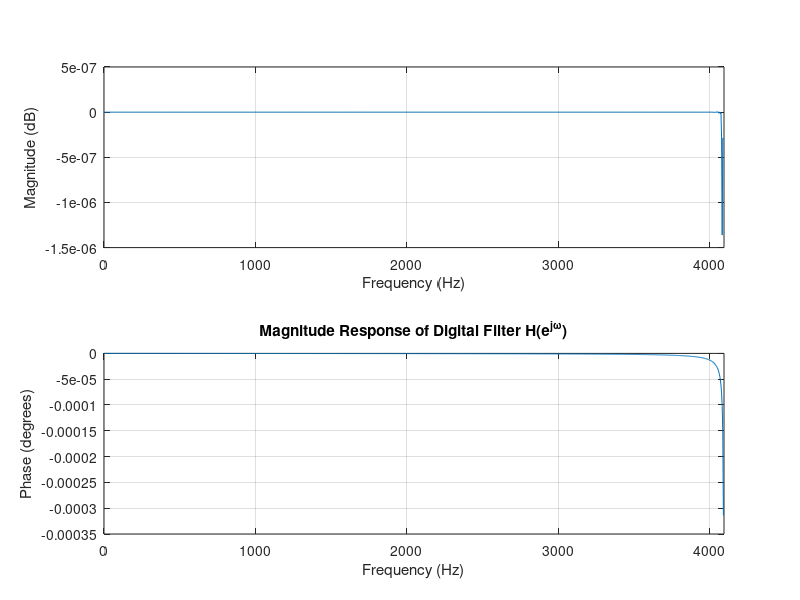

The MATLAB script that drew this image: (Note: this script raises an error after producing the figure.)
clc;
close all;
clear all;

% Step 1: Load the data from the file 'sig_2.mat'
load('sig_2.mat', 'Fs', 'z', 'y'); % Load sampling frequency, z, and y

% Step 2: Define filter specifications
A_p = 5; % Passband attenuation in dB
A_s = 20; % Stopband attenuation in dB
Omega_p = 3600 * 2 * pi; % Passband frequency in rad/sec
Omega_s = 3800 * 2 * pi; % Stopband frequency in rad/sec

% Pre-warped frequencies
F_p = Omega_p / (2 * pi);
F_s = Omega_s / (2 * pi);

% Pre-warp the frequencies
omega_p = 2 * Fs * tan(Omega_p / (2 * Fs));
omega_s = 2 * Fs * tan(Omega_s / (2 * Fs));

% Step 3: Calculate the order of the Butterworth filter
[n, Wn] = buttord(omega_p, omega_s, A_p, A_s, 's'); % Wn is the normalized cutoff frequency

% Step 4: Design the analog Butterworth filter
[b, a] = butter(n, Wn, 's'); % Wn is the normalized cutoff frequency

% Step 5: Convert to digital filter using bilinear transformation
[bz, az] = bilinear(b, a, Fs);

% Step 6: Plot the magnitude response of the digital filter
figure;
freqz(bz, az, 1024, Fs);
title('Magnitude Response of Digital Filter H(e^{j\omega})');

% Step 7: Apply the digital filter to the signal z
z_filtered = filter(bz, az, z);

% Step 8: Play the filtered signal
playerObjZ_filtered = audioplayer(z_filtered, Fs);
startZ = 1;
stopZ = playerObjZ_filtered.SampleRate * 3;
play(playerObjZ_filtered, [startZ, stopZ]);

% Plot the original and filtered signals
figure;
subplot(2, 1, 1);
plot(z);
title('Original Signal z(t)');
xlabel('Sample');
ylabel('Amplitude');

subplot(2, 1, 2);
plot(z_filtered);
title('Filtered Signal z_{filtered}(t)');
xlabel('Sample');
ylabel('Amplitude');
